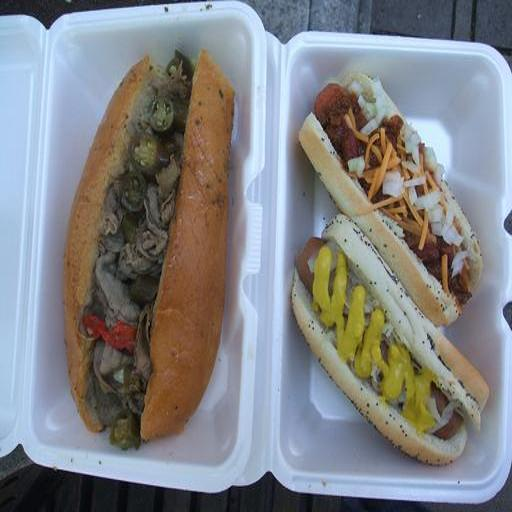
#> input picture DATA/DeepGuardDB_v1/DALLE_dataset/real/000000000321.jpg, 512 x 512 px, found by its file name
$ python advanced_visualizations.py   (older library calls are emulated)
#> lines starting #> are read from the running program, lines starting #| are printed output that depends on the picture
import os
import json
import numpy as np
import matplotlib.pyplot as plt
import warnings
warnings.filterwarnings('ignore')

# Try importing packages and provide helpful error messages
try:
    import cv2
except ImportError:
    print("ERROR: OpenCV (cv2) is not installed or not found in the Python path.")
    print("Please install it with: pip install opencv-python")
    print("If already installed, make sure you're using the correct Python environment.")
    exit(1)

try:
    import pandas as pd
    import seaborn as sns
except ImportError:
    print("ERROR: pandas or seaborn not installed.")
    print("Please install them with: pip install pandas seaborn")
    exit(1)

try:
    from scipy.fftpack import fft2, fftshift
except ImportError:
    print("ERROR: scipy not installed.")
    print("Please install it with: pip install scipy")
    exit(1)

try:
    from sklearn.manifold import TSNE
    from sklearn.preprocessing import StandardScaler
except ImportError:
    print("ERROR: scikit-learn not installed.")
    print("Please install it with: pip install scikit-learn")
    exit(1)

try:
    from skimage.feature import graycomatrix, graycoprops
    from skimage.color import rgb2gray
except ImportError:
    print("ERROR: scikit-image not installed.")
    print("Please install it with: pip install scikit-image")
    exit(1)

try:
    from tqdm import tqdm
except ImportError:
    print("WARNING: tqdm not installed. Progress bars will not be shown.")
    # Create a simple replacement for tqdm
    def tqdm(iterable, **kwargs):
        return iterable

# Paths
DATA_DIR = '../DATA/DeepGuardDB_v1'
SD_DIR = os.path.join(DATA_DIR, 'SD_dataset')
DALLE_DIR = os.path.join(DATA_DIR, 'DALLE_dataset')
IMAGEN_DIR = os.path.join(DATA_DIR, 'IMAGEN_dataset')
GLIDE_DIR = os.path.join(DATA_DIR, 'GLIDE_dataset')
JSON_DIR = os.path.join(DATA_DIR, 'json_files')
OUTPUT_DIR = './advanced_viz_results'

os.makedirs(OUTPUT_DIR, exist_ok=True)

def load_sample_images(max_samples=100):
    """Load sample images from each category for analysis"""
    samples = {
        'real': [],
        'SD': [],
        'DALLE': [],
        'IMAGEN': [],
        'GLIDE': []
    }

    # Load real images
    real_paths = []
    for model_dir in [SD_DIR, DALLE_DIR, IMAGEN_DIR, GLIDE_DIR]:
        real_dir = os.path.join(model_dir, 'real')
        if os.path.exists(real_dir):
            paths = [os.path.join(real_dir, f) for f in os.listdir(real_dir)
                    if f.lower().endswith(('.png', '.jpg', '.jpeg'))]
            real_paths.extend(paths[:max_samples//4])  # Balance across directories

    # Subsample to max_samples
    if len(real_paths) > max_samples:
        np.random.shuffle(real_paths)
        real_paths = real_paths[:max_samples]

    for path in tqdm(real_paths, desc="Loading real images"):
        try:
            img = cv2.imread(path)
            img = cv2.cvtColor(img, cv2.COLOR_BGR2RGB)
            samples['real'].append((img, path))
        except Exception as e:
            print(f"Error loading {path}: {e}")

    # Load AI-generated images
    for model, model_dir in [('SD', SD_DIR), ('DALLE', DALLE_DIR),
                             ('IMAGEN', IMAGEN_DIR), ('GLIDE', GLIDE_DIR)]:
        fake_dir = os.path.join(model_dir, 'fake')
        if os.path.exists(fake_dir):
            paths = [os.path.join(fake_dir, f) for f in os.listdir(fake_dir)
                    if f.lower().endswith(('.png', '.jpg', '.jpeg'))]

            if len(paths) > max_samples:
                np.random.shuffle(paths)
                paths = paths[:max_samples]

            for path in tqdm(paths, desc=f"Loading {model} images"):
                try:
                    img = cv2.imread(path)
                    img = cv2.cvtColor(img, cv2.COLOR_BGR2RGB)
                    samples[model].append((img, path))
                except Exception as e:
                    print(f"Error loading {path}: {e}")

    print(f"Loaded samples: Real={len(samples['real'])}, SD={len(samples['SD'])}, "
          f"DALLE={len(samples['DALLE'])}, IMAGEN={len(samples['IMAGEN'])}, GLIDE={len(samples['GLIDE'])}")

    return samples

def visualize_color_distributions(samples):
    """
    Analyze and visualize color distributions across different image sources
    """
    plt.figure(figsize=(18, 12))
    color_channels = ['Red', 'Green', 'Blue']
    categories = list(samples.keys())

    for i, channel in enumerate(range(3)):
        plt.subplot(3, 1, i+1)

        for category in categories:
            channel_values = []
            for img, _ in samples[category]:
                # Extract the channel and flatten
                channel_data = img[:,:,channel].flatten()
                channel_values.extend(channel_data)

            # Sample to reduce computation if needed
            if len(channel_values) > 10000:
                channel_values = np.random.choice(channel_values, 10000, replace=False)

            # Plot histogram
            sns.kdeplot(channel_values, label=category)

        plt.title(f'{color_channels[channel]} Channel Distribution')
        plt.xlabel('Pixel Value')
        plt.ylabel('Density')
        plt.legend()

    plt.tight_layout()
    plt.savefig(os.path.join(OUTPUT_DIR, 'color_distributions.png'))
    plt.close()
    print("Color distribution visualization saved.")

def analyze_frequency_domain(samples):
    """
    Analyze images in frequency domain using FFT to detect patterns
    """
    plt.figure(figsize=(20, 15))
    categories = list(samples.keys())
    rows, cols = len(categories), 3

    # Calculate average magnitude spectrum for each category
    for i, category in enumerate(categories):
        magnitudes = []

        for img, _ in samples[category][:20]:  # Use a subset for faster computation
            # Convert to grayscale
            gray = cv2.cvtColor(img, cv2.COLOR_RGB2GRAY)

            # Apply FFT
            f = fft2(gray)
            fshift = fftshift(f)
            magnitude_spectrum = 20 * np.log(np.abs(fshift) + 1)

            # Normalize
            magnitude_spectrum = (magnitude_spectrum - np.min(magnitude_spectrum)) / \
                               (np.max(magnitude_spectrum) - np.min(magnitude_spectrum))

            magnitudes.append(magnitude_spectrum)

        # Average magnitude
        avg_magnitude = np.mean(magnitudes, axis=0)

        # Plot
        plt.subplot(rows, cols, i*cols + 1)
        plt.imshow(avg_magnitude, cmap='viridis')
        plt.title(f'{category} - Avg Frequency Spectrum')
        plt.colorbar()

        # Plot horizontal profile (middle row)
        plt.subplot(rows, cols, i*cols + 2)
        middle_row = avg_magnitude.shape[0] // 2
        plt.plot(avg_magnitude[middle_row, :])
        plt.title(f'{category} - Horizontal Profile')

        # Plot vertical profile (middle column)
        plt.subplot(rows, cols, i*cols + 3)
        middle_col = avg_magnitude.shape[1] // 2
        plt.plot(avg_magnitude[:, middle_col])
        plt.title(f'{category} - Vertical Profile')

    plt.tight_layout()
    plt.savefig(os.path.join(OUTPUT_DIR, 'frequency_domain_analysis.png'))
    plt.close()
    print("Frequency domain analysis visualization saved.")

def extract_texture_features(samples):
    """
    Extract and visualize GLCM texture features from images
    """
    # Features to extract
    properties = ['contrast', 'dissimilarity', 'homogeneity', 'energy', 'correlation']

    # Prepare data structure
    feature_data = []

    for category in samples:
        for img, path in tqdm(samples[category], desc=f"Extracting {category} texture features"):
            # Convert to grayscale
            gray = rgb2gray(img)

            # Rescale to 0-255 and convert to uint8
            gray = (gray * 255).astype(np.uint8)

            # Compute GLCM
            distances = [1, 3, 5]
            angles = [0, np.pi/4, np.pi/2, 3*np.pi/4]

            try:
                glcm = graycomatrix(gray, distances=distances, angles=angles,
                                   levels=256, symmetric=True, normed=True)

                # Calculate properties
                feature_dict = {
                    'category': category,
                    'file': os.path.basename(path)
                }

                for prop in properties:
                    feature_dict[prop] = np.mean(graycoprops(glcm, prop))

                feature_data.append(feature_dict)
            except Exception as e:
                print(f"Error extracting GLCM features for {path}: {e}")

    # Convert to DataFrame
    df = pd.DataFrame(feature_data)

    # Visualize
    fig, axes = plt.subplots(len(properties), 1, figsize=(15, 20))

    for i, prop in enumerate(properties):
        sns.boxplot(x='category', y=prop, data=df, ax=axes[i])
        axes[i].set_title(f'{prop.capitalize()} Distribution by Category')
        axes[i].set_xlabel('')

    plt.tight_layout()
    plt.savefig(os.path.join(OUTPUT_DIR, 'texture_features.png'))
    plt.close()

    # Create pair plot of features
    plt.figure(figsize=(15, 15))
    sns.pairplot(df, hue='category', vars=properties)
    plt.savefig(os.path.join(OUTPUT_DIR, 'texture_features_pairplot.png'))
    plt.close()

    print("Texture feature visualization saved.")

    return df

def edge_detection_analysis(samples):
    """
    Apply edge detection and analyze edge characteristics
    """
    plt.figure(figsize=(20, 15))
    categories = list(samples.keys())

    # Create subplots
    fig, axes = plt.subplots(len(categories), 3, figsize=(15, 5*len(categories)))

    # Edge detection parameters
    canny_thresholds = [(50, 150), (100, 200), (150, 250)]

    for i, category in enumerate(categories):
        # Use a representative sample
        edge_maps = []
        edge_densities = []

        # Process multiple images and average results
        for img, _ in samples[category][:10]:  # Use a subset
            gray = cv2.cvtColor(img, cv2.COLOR_RGB2GRAY)

            # Apply Canny edge detection with medium threshold
            edges = cv2.Canny(gray, 100, 200)
            edge_maps.append(edges)

            # Calculate edge density
            edge_density = np.sum(edges > 0) / (edges.shape[0] * edges.shape[1])
            edge_densities.append(edge_density)

        # Average edge map
        avg_edge_map = np.mean(np.array(edge_maps), axis=0)

        # Display sample image, edge map, and edge density histogram
        if len(samples[category]) > 0:
            sample_img = samples[category][0][0]  # First sample image
            axes[i, 0].imshow(sample_img)
            axes[i, 0].set_title(f'{category} Sample')

        axes[i, 1].imshow(avg_edge_map, cmap='gray')
        axes[i, 1].set_title(f'{category} Avg Edge Map')

        axes[i, 2].hist(edge_densities, bins=10, alpha=0.7)
        axes[i, 2].set_title(f'{category} Edge Density')
        axes[i, 2].set_xlim(0, 0.5)  # Adjust as needed

    plt.tight_layout()
    plt.savefig(os.path.join(OUTPUT_DIR, 'edge_detection_analysis.png'))
    plt.close()

    # Plot edge density comparison
    plt.figure(figsize=(12, 8))
    edge_density_data = []

    for category in categories:
        for img, _ in samples[category][:20]:  # Use a subset
            gray = cv2.cvtColor(img, cv2.COLOR_RGB2GRAY)
            edges = cv2.Canny(gray, 100, 200)
            edge_density = np.sum(edges > 0) / (edges.shape[0] * edges.shape[1])
            edge_density_data.append({
                'category': category,
                'edge_density': edge_density
            })

    df = pd.DataFrame(edge_density_data)
    sns.boxplot(x='category', y='edge_density', data=df)
    plt.title('Edge Density Comparison')
    plt.savefig(os.path.join(OUTPUT_DIR, 'edge_density_comparison.png'))
    plt.close()

    print("Edge detection analysis visualization saved.")

    return df

def tsne_visualization(samples, texture_features_df=None):
    """
    Create t-SNE visualization of images based on their features
    """
    # Extract features from images
    features = []
    labels = []
    file_paths = []

    print("Extracting features for t-SNE visualization...")

    # First, try to use texture features if available
    if texture_features_df is not None:
        feature_cols = [col for col in texture_features_df.columns
                        if col not in ['category', 'file']]

        X = texture_features_df[feature_cols].values
        y = texture_features_df['category'].values

        # Scale features
        scaler = StandardScaler()
        X_scaled = scaler.fit_transform(X)

        # Apply t-SNE
        tsne = TSNE(n_components=2, random_state=42, perplexity=min(30, len(X_scaled)-1))
        X_tsne = tsne.fit_transform(X_scaled)

        # Create DataFrame for visualization
        tsne_df = pd.DataFrame({
            'x': X_tsne[:, 0],
            'y': X_tsne[:, 1],
            'category': y
        })

        # Visualize
        plt.figure(figsize=(12, 10))
        sns.scatterplot(x='x', y='y', hue='category', data=tsne_df, palette='tab10', s=100, alpha=0.7)
        plt.title('t-SNE Visualization of Texture Features')
        plt.xlabel('t-SNE Feature 1')
        plt.ylabel('t-SNE Feature 2')
        plt.legend(bbox_to_anchor=(1.05, 1), loc='upper left')
        plt.tight_layout()
        plt.savefig(os.path.join(OUTPUT_DIR, 'tsne_texture_features.png'))
        plt.close()

        print("t-SNE visualization of texture features saved.")

    # If there's not enough texture feature data, extract simple features from images
    else:
        for category in samples:
            for img, path in tqdm(samples[category], desc=f"Processing {category}"):
                # Simple features: downsampled image, color histograms
                try:
                    # Resize for faster processing
                    small_img = cv2.resize(img, (32, 32))

                    # Extract color histograms
                    hist_features = []
                    for i in range(3):  # RGB channels
                        hist = cv2.calcHist([img], [i], None, [32], [0, 256])
                        hist = cv2.normalize(hist, hist).flatten()
                        hist_features.extend(hist)

                    # Combine features
                    combined_features = np.concatenate([small_img.flatten(), np.array(hist_features)])
                    features.append(combined_features)
                    labels.append(category)
                    file_paths.append(path)
                except Exception as e:
                    print(f"Error extracting features from {path}: {e}")

        # Convert to numpy arrays
        X = np.array(features)
        y = np.array(labels)

        # Scale features
        scaler = StandardScaler()
        X_scaled = scaler.fit_transform(X)

        # Apply t-SNE
        tsne = TSNE(n_components=2, random_state=42, perplexity=min(30, len(X_scaled)-1))
        X_tsne = tsne.fit_transform(X_scaled)

        # Create DataFrame for visualization
        tsne_df = pd.DataFrame({
            'x': X_tsne[:, 0],
            'y': X_tsne[:, 1],
            'category': y,
            'file': file_paths
        })

        # Visualize
        plt.figure(figsize=(12, 10))
        sns.scatterplot(x='x', y='y', hue='category', data=tsne_df, palette='tab10', s=100, alpha=0.7)
        plt.title('t-SNE Visualization of Image Features')
        plt.xlabel('t-SNE Feature 1')
        plt.ylabel('t-SNE Feature 2')
        plt.legend(bbox_to_anchor=(1.05, 1), loc='upper left')
        plt.tight_layout()
        plt.savefig(os.path.join(OUTPUT_DIR, 'tsne_image_features.png'))
        plt.close()

        print("t-SNE visualization of image features saved.")

# [69 lines left out: function noise_level_analysis, not called in this run]

def main():
    print("Loading sample images...")
    samples = load_sample_images(max_samples=100)
#> in load_sample_images, img is the input picture: shape (512, 512, 3); mean B, G, R 134.9, 131.8, 130
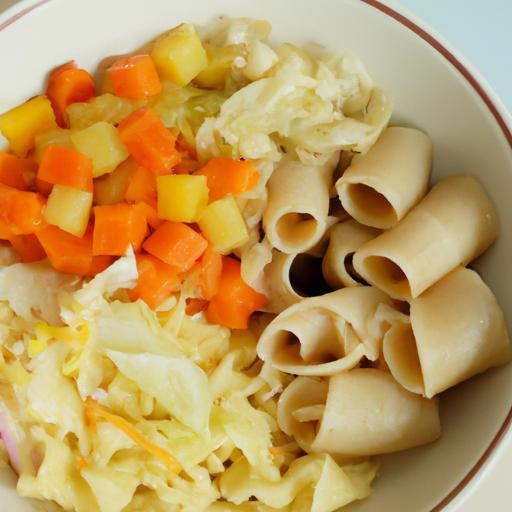
#> input picture DATA/DeepGuardDB_v1/DALLE_dataset/fake/000000000332.jpg.png, 512 x 512 px, found by its file name
#> in load_sample_images, img is the input picture: shape (512, 512, 3); mean B, G, R 93.3, 155.6, 191.1
#> samples = 5 items

    print("\n1. Visualizing color distributions...")
    visualize_color_distributions(samples)
#> in visualize_color_distributions, `categories = list(samples.keys())`: categories = ['real', 'SD', 'DALLE', 'IMAGEN', 'GLIDE']
#> in visualize_color_distributions, `plt.savefig(os.path.join(OUTPUT_DIR, 'color_distributions.png'))`:
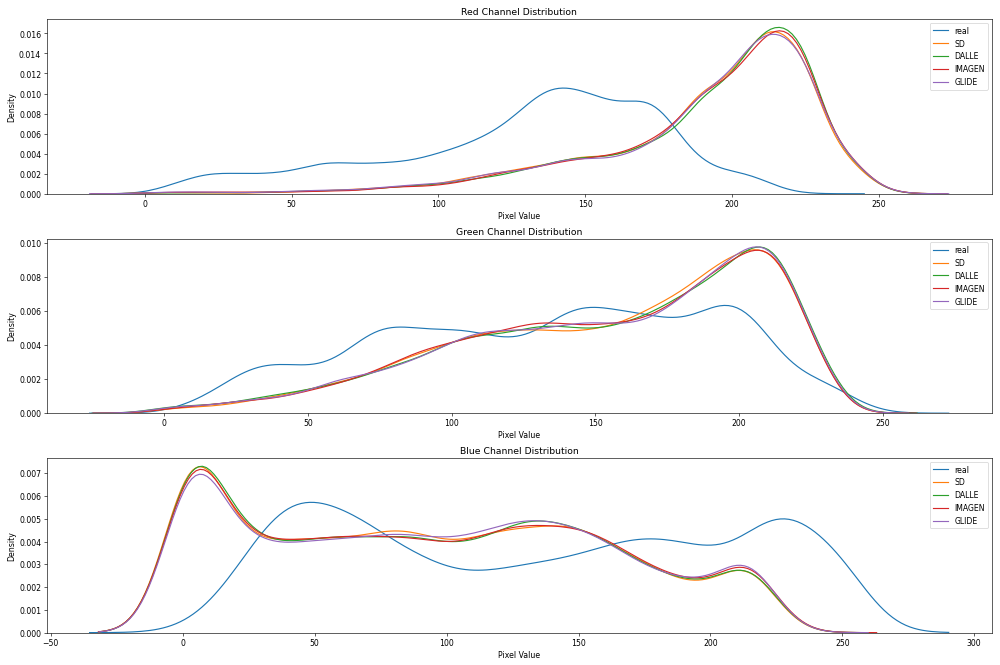
#> figure drawn by matplotlib, 3 panels; panel 1: curve peaks at x = 142.3, y = 0.0105; panel 1: curve peaks at x = 214.6, y = 0.0162; panel 1: curve peaks at x = 216.1, y = 0.0166; panel 2: curve peaks at x = 194.9, y = 0.00634

    print("\n2. Analyzing frequency domain patterns...")
    analyze_frequency_domain(samples)
#> in analyze_frequency_domain, `rows, cols = len(categories), 3`: rows = 5; cols = 3
#> the loop in analyze_frequency_domain, `for i, category in enumerate(categories):` made 5 passes
#> pass 1, in analyze_frequency_domain, `avg_magnitude = np.mean(magnitudes, axis=0)`:
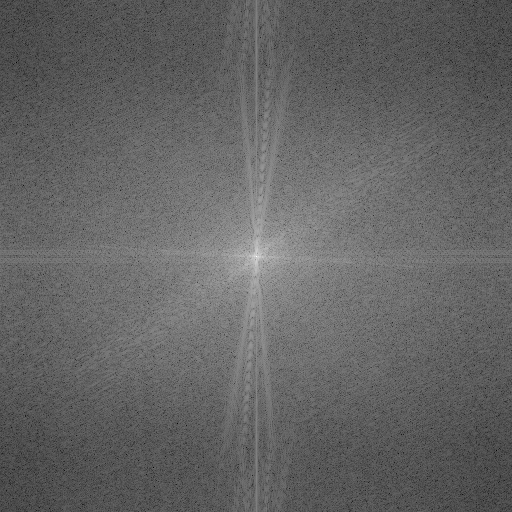
#> avg_magnitude: shape (512, 512) float64; min 0, max 1, mean 0.393
#> pass 2, in analyze_frequency_domain, `avg_magnitude = np.mean(magnitudes, axis=0)`:
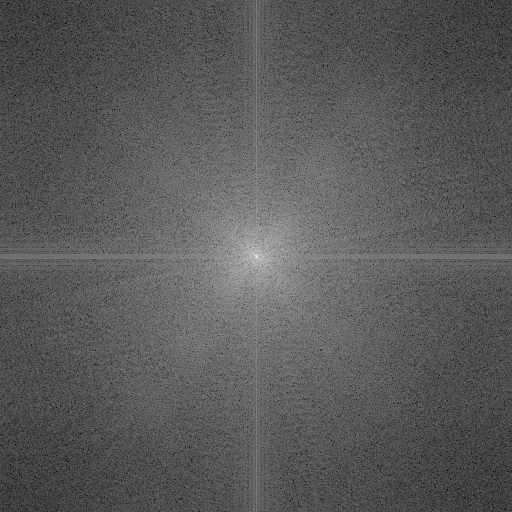
#> avg_magnitude: shape (512, 512) float64; min 0, max 1, mean 0.354
#> after the loop in analyze_frequency_domain, `for i, category in enumerate(categories):`:
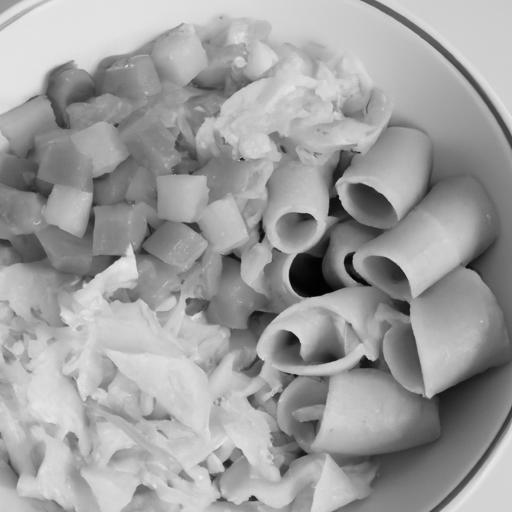
#> gray: shape (512, 512); min 0, max 239, mean 159.1
#> in analyze_frequency_domain, `plt.savefig(os.path.join(OUTPUT_DIR, 'frequency_domain_analysis.png'))`:
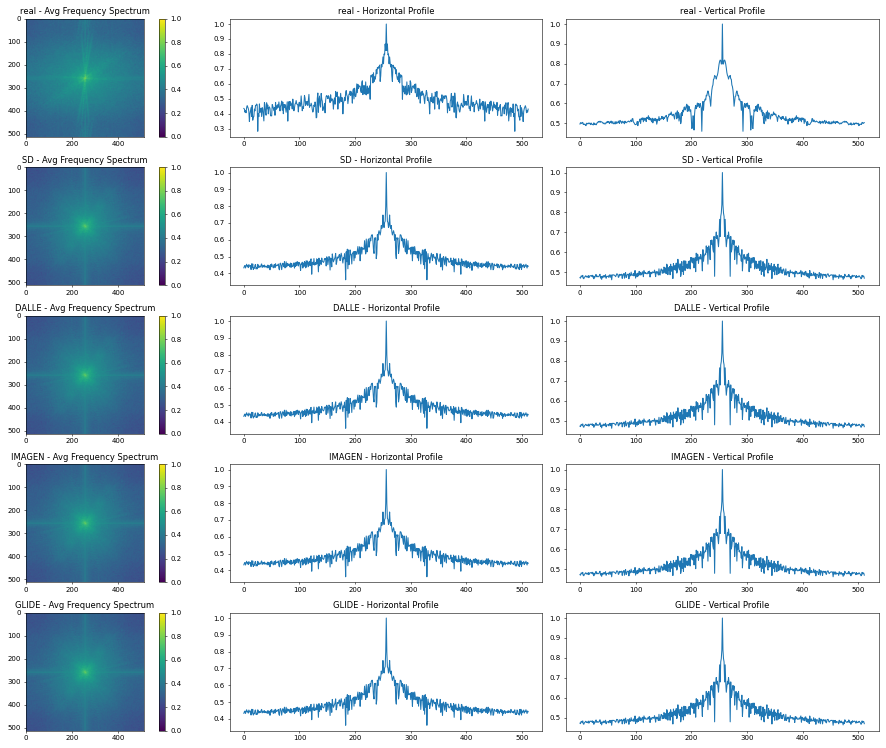
#> figure drawn by matplotlib, 20 panels; panel 3: curve peaks at x = 256, y = 1; panel 4: curve peaks at x = 256, y = 1; panel 7: curve peaks at x = 256, y = 1; panel 8: curve peaks at x = 256, y = 1

    print("\n3. Extracting and visualizing texture features...")
    texture_df = extract_texture_features(samples)
#> the loop in extract_texture_features, `for category in samples:` made 5 passes
#> (the rest of the program and of its run is left out)
